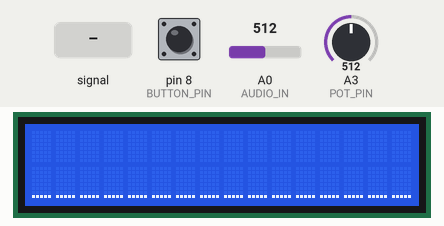
Recording of a sketch running on a simulated Arduino Uno, built for the host (arithmetic inside an expression is 32-bit, double 64-bit). Parts: 16×2 character LCD. The inputs (shaded band) are chosen by the test bench; at power-on: pin 8 (BUTTON_PIN) LOW, A0 (AUDIO_IN) = 512, A3 (POT_PIN) = 512. What the sketch prints to the serial monitor is not drawn.

Above: at 2.8 s.
2.9 s: pin 8 (BUTTON_PIN) pulled HIGH for 0.15 s
At 4.2 s:
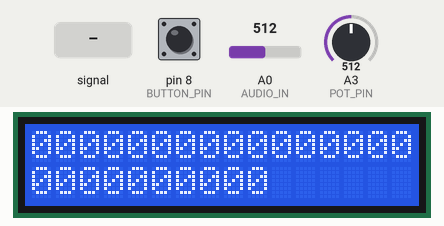
4.6 s: A0 (AUDIO_IN) fed a 200 Hz sine of ±81 counts around its level
At 6.5 s:
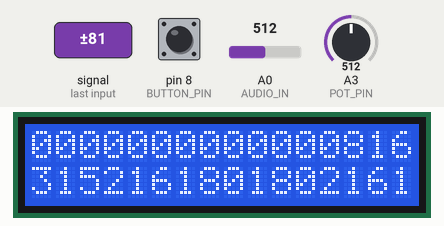
7.6 s: A0 (AUDIO_IN) set to 716
At 9.2 s:
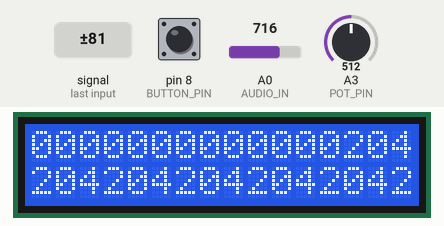
9.5 s: A0 (AUDIO_IN) fed a 1000 Hz sine of ±255 counts around its level
At 11.3 s:
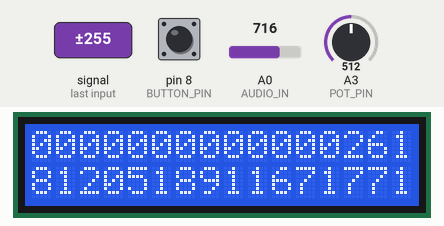
12.5 s: pin 8 (BUTTON_PIN) pulled HIGH for 1 s
At 13.4 s:
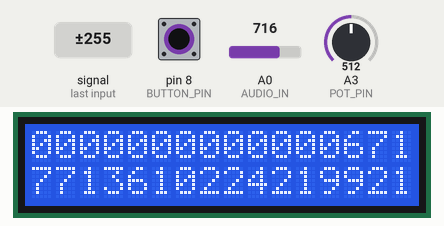
15.0 s: A3 (POT_PIN) set to 214
16.5 s: A3 (POT_PIN) set to 191
At 16.9 s:
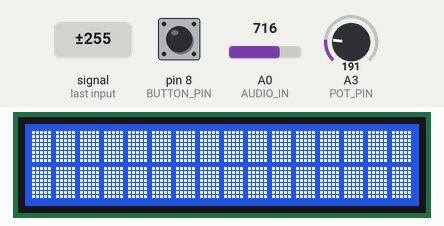
Timing chart, 0 to 19.0 s (numbered marks = the images above; inputs shaded):
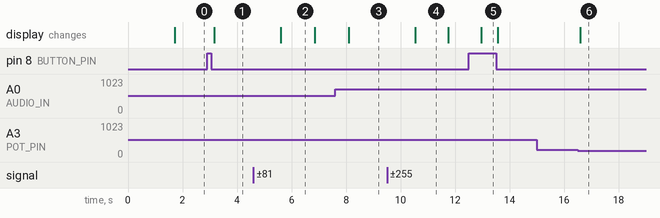

The sketch:

microphone_1.ino
```cpp
// ---------------- НАСТРОЙКИ ----------------
#define DRIVER_VERSION 0   // 0 - маркировка драйвера кончается на 4АТ, 1 - на 4Т
#define GAIN_CONTROL 1     // ручная настройка потенциометром на громкость (1 - вкл, 0 - выкл)

#define AUTO_GAIN 0       // автонастройка по громкости (экспериментальная функция)
#define VOL_THR 35        // порог тишины (ниже него отображения на матрице не будет)

#define LOW_PASS 30        // нижний порог чувствительности шумов (нет скачков при отсутствии звука)
#define DEF_GAIN 80       // максимальный порог по умолчанию (при GAIN_CONTROL игнорируется)

#define FHT_N 256          // ширина спектра х2
#define MY_PERIOD 1200  // период в мс
uint32_t tmr1;


// вручную забитый массив тонов, сначала плавно, потом круче
byte posOffset[16] = {2, 3, 4, 6, 8, 10, 12, 14, 16, 20, 25, 30, 35, 60, 80, 100};

#define AUDIO_IN 0          // пин, куда подключен звук
#define POT_PIN 3         // пин потенциометра настройки
#define BUTTON_PIN  8  // пин для кнопки
#define LED_PIN     13

#define LOG_OUT 1
#include <FHT.h>          // преобразование Хартли
#include <Wire.h>
#include <LiquidCrystal_I2C.h>
#define printByte(args) write(args);
double prevVolts = 100.0;
#define cbi(sfr, bit) (_SFR_BYTE(sfr) &= ~_BV(bit))
#define sbi(sfr, bit) (_SFR_BYTE(sfr) |= _BV(bit))


LiquidCrystal_I2C lcd(0x27, 16, 2);
//LiquidCrystal_I2C lcd(0x3f, 16, 2);

// полоски
byte v1[8] = {0b00000, 0b00000, 0b00000, 0b00000, 0b00000, 0b00000, 0b00000, 0b11111};
byte v2[8] = {0b00000, 0b00000, 0b00000, 0b00000, 0b00000, 0b00000, 0b11111, 0b11111};
byte v3[8] = {0b00000, 0b00000, 0b00000, 0b00000, 0b00000, 0b11111, 0b11111, 0b11111};
byte v4[8] = {0b00000, 0b00000, 0b00000, 0b00000, 0b11111, 0b11111, 0b11111, 0b11111};
byte v5[8] = {0b00000, 0b00000, 0b00000, 0b11111, 0b11111, 0b11111, 0b11111, 0b11111};
byte v6[8] = {0b00000, 0b00000, 0b11111, 0b11111, 0b11111, 0b11111, 0b11111, 0b11111};
byte v7[8] = {0b00000, 0b11111, 0b11111, 0b11111, 0b11111, 0b11111, 0b11111, 0b11111};
byte v8[8] = {0b11111, 0b11111, 0b11111, 0b11111, 0b11111, 0b11111, 0b11111, 0b11111};

byte gain = DEF_GAIN;   // усиление по умолчанию
unsigned long gainTimer;
byte maxValue, maxValue_f;
float k = 0.1;
bool flag = false; // button
bool whatShow = true;

void setup() {
  // поднимаем частоту опроса аналогового порта до 38.4 кГц, по теореме
  // Котельникова (Найквиста) частота дискретизации будет 19 кГц
  // http://yaab-arduino.blogspot.ru/2015/02/fast-sampling-from-analog-input.html
  sbi(ADCSRA, ADPS2);
  cbi(ADCSRA, ADPS1);
  sbi(ADCSRA, ADPS0);

  // для увеличения точности уменьшаем опорное напряжение,
  // выставив EXTERNAL и подключив Aref к выходу 3.3V на плате через делитель
  // GND ---[2х10 кОм] --- REF --- [10 кОм] --- 3V3
  analogReference(EXTERNAL);
  pinMode(BUTTON_PIN, INPUT);

  Serial.begin(9600);
  lcd.init();
  lcd.backlight();
  lcd.clear();
  lcd.setCursor(0, 0);
  lcd.print("Loading...");
  lcdChars();   // подхватить коды полосочек
  delay(1500);
}

void loop() {
  if (GAIN_CONTROL) gain = map(analogRead(POT_PIN), 0, 1023, 0, 150);

  analyzeAudio();   // функция FHT, забивает массив fht_log_out[] величинами по спектру

  boolean btnState = digitalRead(BUTTON_PIN);
  if (btnState && !flag) {  // обработчик нажатия
    flag = true;
    Serial.println("press");
  }
  if (!btnState && flag) {  // обработчик отпускания
    flag = false;
    Serial.println("release");
    whatShow = !whatShow;
  }


  if(whatShow){
    for (int pos = 0; pos < 16; pos++) {   // для окошек дисплея с 0 по 15
      // найти максимум из пачки тонов
      if (fht_log_out[posOffset[pos]] > maxValue) maxValue = fht_log_out[posOffset[pos]];

      lcd.setCursor(pos, 0);

      // преобразовать значение величины спектра в диапазон 0..15 с учётом настроек
      int posLevel = map(fht_log_out[posOffset[pos]], LOW_PASS, gain, 0, 15);
      posLevel = constrain(posLevel, 0, 15);

      if (posLevel > 7) {               // если значение больше 7 (значит нижний квадратик будет полный)
        lcd.printByte(posLevel - 8);    // верхний квадратик залить тем что осталось
        lcd.setCursor(pos, 1);          // перейти на нижний квадратик
        lcd.printByte(7);               // залить его полностью
      } else {                          // если значение меньше 8
        lcd.print(" ");                 // верхний квадратик пустой
        lcd.setCursor(pos, 1);          // нижний квадратик
        lcd.printByte(posLevel);        // залить полосками
      }
    }
  }


  if(!whatShow){

    String to_print = "";

    if (millis() - tmr1 >= MY_PERIOD) {  // ищем разницу
      for (int curBin = 0; curBin < FHT_N; curBin += 10) {
      Serial.print(fht_log_out[curBin]);
      Serial.print(" ");
      to_print += fht_log_out[curBin];
    }

     Serial.println();

      tmr1 = millis();
      lcd.clear();
      lcd.setCursor(0, 0);
      lcd.print(to_print.substring(0,16));
      lcd.setCursor(0, 1);
      lcd.print(to_print.substring(16));

    }

  }

  if (AUTO_GAIN) {
     maxValue_f = maxValue * k + maxValue_f * (1 - k);
    if (millis() - gainTimer > 1500) {      // каждые 1500 мс
      // если максимальное значение больше порога, взять его как максимум для отображения
      if (maxValue_f > VOL_THR) gain = maxValue_f;

      // если нет, то взять порог побольше, чтобы шумы вообще не проходили
      else gain = 100;
      gainTimer = millis();
    }
  }

}

void lcdChars() {
  lcd.createChar(0, v1);
  lcd.createChar(1, v2);
  lcd.createChar(2, v3);
  lcd.createChar(3, v4);
  lcd.createChar(4, v5);
  lcd.createChar(5, v6);
  lcd.createChar(6, v7);
  lcd.createChar(7, v8);
}
void analyzeAudio() {
  for (int i = 0 ; i < FHT_N ; i++) {
    int sample = analogRead(AUDIO_IN);
    fht_input[i] = sample; // put real data into bins
  }
  fht_window();  // window the data for better frequency response
  fht_reorder(); // reorder the data before doing the fht
  fht_run();     // process the data in the fht
  fht_mag_log(); // take the output of the fht
}
```

256_reorder.inc
```cpp
// 256_reorder.inc
// guest openmusiclabs.com 8.16.12
// fft butterfly swap pairs
// reorders input values for butterfly operations

240 , 15 ,
248 , 31 ,
244 , 47 ,
252 , 63 ,
242 , 79 ,
250 , 95 ,
246 , 111 ,
254 , 127 ,
241 , 143 ,
249 , 159 ,
245 , 175 ,
253 , 191 ,
243 , 207 ,
251 , 223 ,
247 , 239 ,
224 , 7 ,
232 , 23 ,
228 , 39 ,
236 , 55 ,
226 , 71 ,
234 , 87 ,
230 , 103 ,
238 , 119 ,
225 , 135 ,
233 , 151 ,
229 , 167 ,
237 , 183 ,
227 , 199 ,
235 , 215 ,
208 , 11 ,
216 , 27 ,
212 , 43 ,
220 , 59 ,
210 , 75 ,
218 , 91 ,
214 , 107 ,
222 , 123 ,
209 , 139 ,
217 , 155 ,
213 , 171 ,
221 , 187 ,
211 , 203 ,
192 , 3 ,
200 , 19 ,
196 , 35 ,
204 , 51 ,
194 , 67 ,
202 , 83 ,
198 , 99 ,
206 , 115 ,
193 , 131 ,
201 , 147 ,
197 , 163 ,
205 , 179 ,
176 , 13 ,
184 , 29 ,
180 , 45 ,
188 , 61 ,
178 , 77 ,
186 , 93 ,
182 , 109 ,
190 , 125 ,
177 , 141 ,
185 , 157 ,
181 , 173 ,
160 , 5 ,
168 , 21 ,
164 , 37 ,
172 , 53 ,
162 , 69 ,
170 , 85 ,
166 , 101 ,
174 , 117 ,
161 , 133 ,
169 , 149 ,
144 , 9 ,
152 , 25 ,
148 , 41 ,
156 , 57 ,
146 , 73 ,
154 , 89 ,
150 , 105 ,
158 , 121 ,
145 , 137 ,
128 , 1 ,
136 , 17 ,
132 , 33 ,
140 , 49 ,
130 , 65 ,
138 , 81 ,
134 , 97 ,
142 , 113 ,
112 , 14 ,
120 , 30 ,
116 , 46 ,
124 , 62 ,
114 , 78 ,
122 , 94 ,
118 , 110 ,
96 , 6 ,
104 , 22 ,
100 , 38 ,
108 , 54 ,
98 , 70 ,
106 , 86 ,
80 , 10 ,
88 , 26 ,
84 , 42 ,
92 , 58 ,
82 , 74 ,
64 , 2 ,
72 , 18 ,
68 , 34 ,
76 , 50 ,
48 , 12 ,
56 , 28 ,
52 , 44 ,
32 , 4 ,
40 , 20 ,
16 , 8 ,
```

cas_lookup_256.inc
```cpp
// cas_lookup_256.inc
// guest openmusiclabs.com 9.4.12
// lookup values for cos and sin of 2(pi)k/N
// first is cos second is sin

30274,12540,
23170,23170,
12540,30274,
32138,6393,
30274,12540,
27246,18205,
23170,23170,
18205,27246,
12540,30274,
6393,32138,
32610,3212,
32138,6393,
31357,9512,
30274,12540,
28899,15447,
27246,18205,
25330,20788,
23170,23170,
20788,25330,
18205,27246,
15447,28899,
12540,30274,
9512,31357,
6393,32138,
3212,32610,
32729,1608,
32610,3212,
32413,4808,
32138,6393,
31786,7962,
31357,9512,
30853,11039,
30274,12540,
29622,14010,
28899,15447,
28106,16846,
27246,18205,
26320,19520,
25330,20788,
24279,22006,
23170,23170,
22006,24279,
20788,25330,
19520,26320,
18205,27246,
16846,28106,
15447,28899,
14010,29622,
12540,30274,
11039,30853,
9512,31357,
7962,31786,
6393,32138,
4808,32413,
3212,32610,
1608,32729,
32758,804,
32729,1608,
32679,2411,
32610,3212,
32522,4011,
32413,4808,
32286,5602,
32138,6393,
31972,7180,
31786,7962,
31581,8740,
31357,9512,
31114,10279,
30853,11039,
30572,11793,
30274,12540,
29957,13279,
29622,14010,
29269,14733,
28899,15447,
28511,16151,
28106,16846,
27684,17531,
27246,18205,
26791,18868,
26320,19520,
25833,20160,
25330,20788,
24812,21403,
24279,22006,
23732,22595,
23170,23170,
22595,23732,
22006,24279,
21403,24812,
20788,25330,
20160,25833,
19520,26320,
18868,26791,
18205,27246,
17531,27684,
16846,28106,
16151,28511,
15447,28899,
14733,29269,
14010,29622,
13279,29957,
12540,30274,
11793,30572,
11039,30853,
10279,31114,
9512,31357,
8740,31581,
7962,31786,
7180,31972,
6393,32138,
5602,32286,
4808,32413,
4011,32522,
3212,32610,
2411,32679,
1608,32729,
804,32758,
```

hann_256.inc
```cpp
// hann_256.inc
// guest openmusiclabs.com 8.16.12
// lookup values for a hann window
// signed 16b format

0,
5,
20,
45,
80,
124,
179,
243,
317,
401,
495,
598,
711,
833,
965,
1106,
1257,
1416,
1585,
1763,
1949,
2145,
2349,
2561,
2782,
3011,
3249,
3494,
3747,
4008,
4276,
4552,
4834,
5124,
5421,
5724,
6034,
6350,
6672,
7000,
7334,
7673,
8018,
8367,
8722,
9081,
9445,
9812,
10184,
10560,
10939,
11321,
11707,
12095,
12486,
12879,
13274,
13672,
14070,
14471,
14872,
15275,
15678,
16081,
16485,
16889,
17292,
17695,
18097,
18498,
18897,
19295,
19692,
20086,
20478,
20868,
21255,
21639,
22019,
22397,
22770,
23140,
23506,
23867,
24224,
24576,
24923,
25265,
25602,
25932,
26258,
26577,
26890,
27196,
27496,
27789,
28076,
28355,
28627,
28892,
29148,
29398,
29639,
29872,
30097,
30314,
30522,
30722,
30913,
31095,
31268,
31432,
31588,
31733,
31870,
31997,
32115,
32223,
32321,
32410,
32489,
32558,
32618,
32667,
32707,
32737,
32757,
32767,
32767,
32757,
32737,
32707,
32667,
32618,
32558,
32489,
32410,
32321,
32223,
32115,
31997,
31870,
31733,
31588,
31432,
31268,
31095,
30913,
30722,
30522,
30314,
30097,
29872,
29639,
29398,
29148,
28892,
28627,
28355,
28076,
27789,
27496,
27196,
26890,
26577,
26258,
25932,
25602,
25265,
24923,
24576,
24224,
23867,
23506,
23140,
22770,
22397,
22019,
21639,
21255,
20868,
20478,
20086,
19692,
19295,
18897,
18498,
18097,
17695,
17292,
16889,
16485,
16081,
15678,
15275,
14872,
14471,
14070,
13672,
13274,
12879,
12486,
12095,
11707,
11321,
10939,
10560,
10184,
9812,
9445,
9081,
8722,
8367,
8018,
7673,
7334,
7000,
6672,
6350,
6034,
5724,
5421,
5124,
4834,
4552,
4276,
4008,
3747,
3494,
3249,
3011,
2782,
2561,
2349,
2145,
1949,
1763,
1585,
1416,
1257,
1106,
965,
833,
711,
598,
495,
401,
317,
243,
179,
124,
80,
45,
20,
5,
0,
```

Source omitted: FHT.h (34984 bytes), decibel.inc (data table, 1021 bytes)

Measured:
- the behaviour switches between 205 and 204 on A3 (POT_PIN) (found by bisection; images 5 and 6)
- after the input at 2.9 s, the display: changes after 0.26 s (image 1)
- after the input at 4.6 s, the display: changes after 1.0 s (image 2)
- after the input at 9.5 s, the display: changes after 1.0 s (image 4)
- after the input at 15.0 s, every drawn part: stays the same
- after the input at 16.5 s, the display: changes after 0.09 s (image 6)
- what the display in image 2 shows lasts 1.2 s, from 5.6 s to 6.8 s
